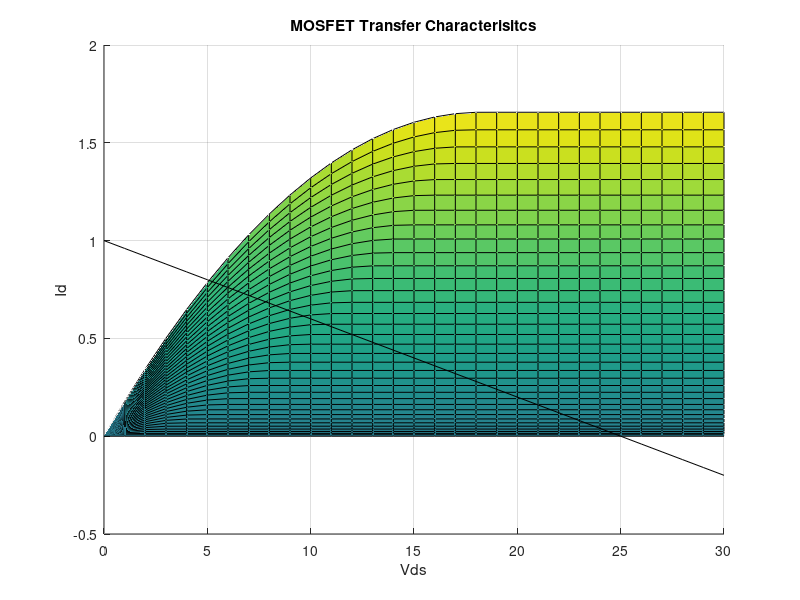

This chart was generated by the following MATLAB code:
clear;
clf;
answer=inputdlg({'kn`' , 'W/L' , 'Vto' , '\lambda'},'FET Parameters',1,{'5e-3','2','1.8','0'});
Knp=str2double(answer(1));
WL=str2double(answer(2));
VTN=str2double(answer(3));
Ld=str2double(answer(4));
answer2=inputdlg({'Vdd' , 'Rd+Rs'},'Circuit Parameters',1,{'25','25'});
Vdd=str2double(answer2(1));
Rt=str2double(answer2(2));
[Vds,Vgs]=meshgrid([0:1:30],[0:.5:20]);
LL=(-1/Rt)*Vds+Vdd/Rt; %Load Line
KN=Knp*WL/2;
Id1=KN*(2*(Vgs-VTN).*Vds-Vds.^2).*(1+Ld*Vds).*(Vds<(Vgs-VTN)); %Triode Region
Id2=KN*((Vgs-VTN).^2).*(1+Ld*Vds).*(Vds>=(Vgs-VTN)); %Saturation Region
Id=(Id1+Id2).*(Vgs>VTN); %Drain Current, including cut-off region
surf(Vds,Vgs,Id,Id), xlabel('Vds'),ylabel('Vgs'),zlabel('Id'), view(0,0)
title('MOSFET Transfer Characterisitcs')
hold on
surf(Vds,Vgs,LL,LL-1)
hold off